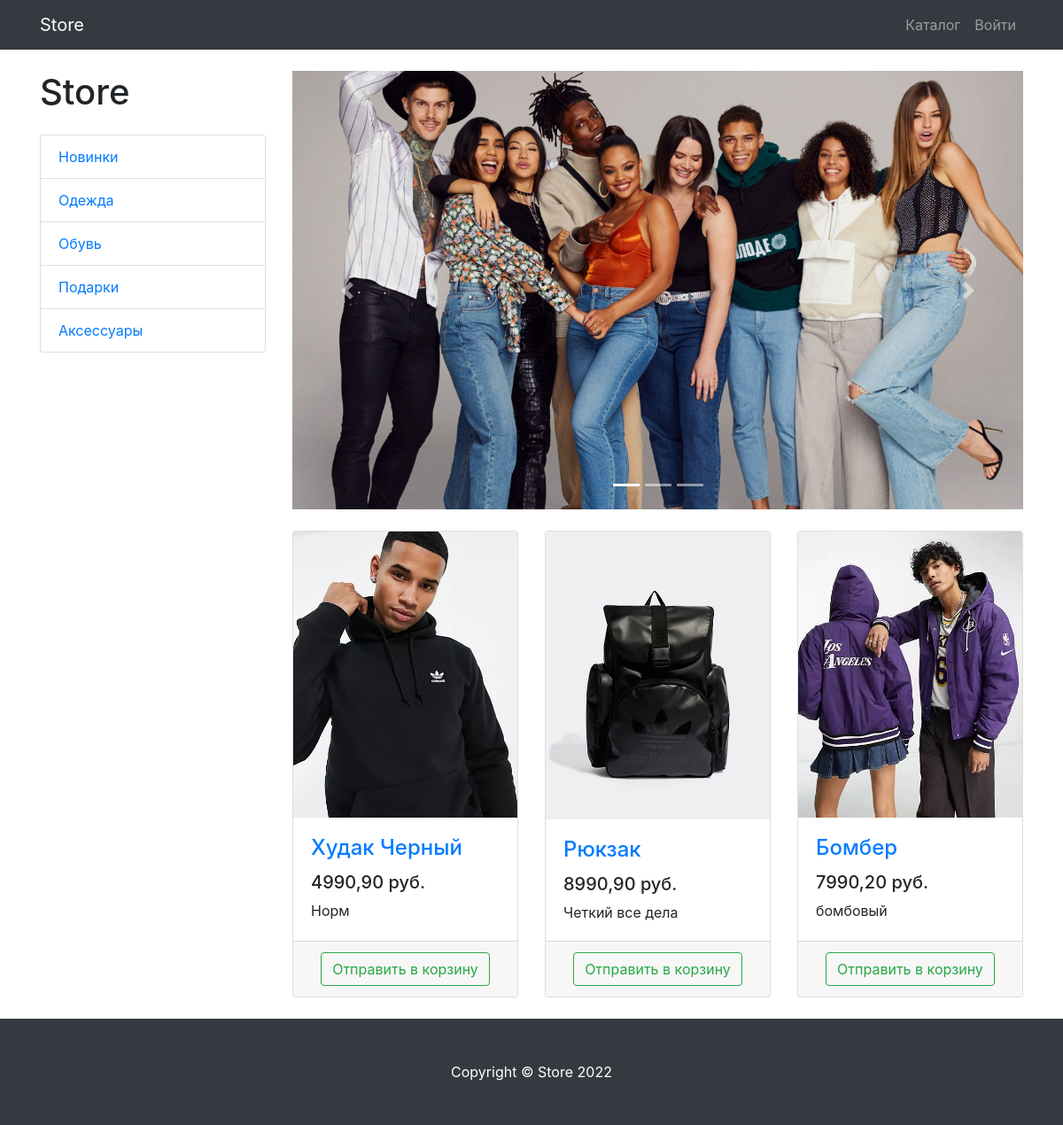
Screenshot of /products/ with the database file from the repository.
### products/models.py (models this page shows, shortened)
class Categories(models.Model):
    name = models.CharField(max_length=100, unique=True)
    description = models.TextField(blank=True, null=True)
    class Meta:
        verbose_name = 'Категорию'
        verbose_name_plural = 'Категории     '

class Products(models.Model):
    name = models.CharField(max_length=100)
    description = models.TextField()
    price = models.DecimalField(max_digits=10, decimal_places=2)
    quantity = models.PositiveIntegerField(default=0)
    image = models.ImageField(upload_to='products_images')
    category = models.ForeignKey(to=Categories, on_delete=models.CASCADE)
    class Meta:
        verbose_name = 'Товар'
        verbose_name_plural = 'Товары'

### products/views.py (the view)
# urls.py: path('', ProductsListView.as_view(), name='product'),
class ProductsListView(ListView):
    model = Products
    template_name = 'products/products.html'
    paginate_by = 3
    def get_queryset(self):
        queryset = super(ProductsListView, self).get_queryset()
        category_id = self.kwargs.get('category_id')
        return queryset.filter(category_id=category_id) if category_id else queryset
    def get_context_data(self, *, object_list=None, **kwargs):
        context = super(ProductsListView, self).get_context_data()
        context['title'] = 'Store - Каталог'
        context['categories'] = Categories.objects.all()
        return context

### products/templates/products/products.html (shortened to what this page needs)
{% extends 'products/base.html' %}
{% load static %}
{% block css %}
    <link href="{% static 'vendor/css/products.css' %}" rel="stylesheet">
{% endblock %}
{% block content %}
    <div class="container">
    <div class="row">
        <div class="col-lg-3">
            <h1 class="my-4">Store</h1>
            <div class="list-group">
                {% for cat in categories %}
                    <a href="{% url 'products:category' cat.id %}" class="list-group-item">{{ cat.name }}</a>
                {% endfor %}
            </div>
        </div>
        <div class="col-lg-9">
            <div id="carouselExampleIndicators" class="carousel slide my-4" data-ride="carousel">
                <ol class="carousel-indicators">
                    <li data-target="#carouselExampleIndicators" data-slide-to="0" class="active"></li>
                    <li data-target="#carouselExampleIndicators" data-slide-to="1"></li>
                    <li data-target="#carouselExampleIndicators" data-slide-to="2"></li>
                </ol>
                <div class="carousel-inner" role="listbox">
                    <div class="carousel-item active">
                        <img class="d-block img-fluid" src="{% static 'vendor/img/slides/slide-1.jpg' %}" alt="First slide">
                    </div>
                </div>
                <a class="carousel-control-prev" href="#carouselExampleIndicators" role="button" data-slide="prev">
                    <span class="carousel-control-prev-icon" aria-hidden="true"></span>
                </a>
                <a class="carousel-control-next" href="#carouselExampleIndicators" role="button" data-slide="next">
                    <span class="carousel-control-next-icon" aria-hidden="true"></span>
                </a>
            </div>
            <div class="row">
                {% for product in object_list %}
                    <div class="col-lg-4 col-md-6 mb-4">
                    <div class="card h-100">
                        <a href="#">
                            <img class="card-img-top"
                                 src="{{ product.image.url }}"
                                 alt="">
                        </a>
                        <div class="card-body">
                            <h4 class="card-title">
                                <a href="#">{{ product.name}}</a>
                            </h4>
                            <h5>{{ product.price }} руб. </h5>
                            <p class="card-text">{{ product.description }}</p>
                        </div>
                        <div class="card-footer text-center">
                            <form method="post" action="{% url 'products:basket_add' product.id %}">
                                <button type="submit" class = 'btn btn-outline-success'>
                                    Отправить в корзину
                                </button>
                            </form>
                        </div>
                    </div>
                </div>
                {% endfor %}
            </div>
        </div>
    </div>
</div>
{% endblock %}
{% block footer %}
    <footer class="py-5 bg-dark">
        <div class="container">
            <p class="m-0 text-center text-white">Copyright &copy; Store 2022</p>
        </div>
    </footer>
{% endblock %}

### products/templates/products/base.html (shortened to what this page needs)
{%  load static %}
<!DOCTYPE html>
<html lang="en">
<head>
    <link href="{% static 'vendor/bootstrap/css/bootstrap.min.css' %}" rel="stylesheet">
    {% block css %} {% endblock %}
</head>
<body>
<nav class="navbar navbar-expand-lg navbar-dark bg-dark fixed-top">
    <div class="container">
        <a class="navbar-brand" href="{% url 'index' %}">Store</a>
        <div class="collapse navbar-collapse" id="navbarResponsive">
            <ul class="navbar-nav ml-auto">
                <li class="nav-item">
                    <a class="nav-link" href="{% url 'products:product' %}">Каталог  </a>
                </li>
                {% if user.is_authenticated %}
                    <li class="nav-item dropdown">
                    <a class="nav-link dropdown-toggle" href="#" id="navbarDropdown" role="button"
                       data-bs-toggle="dropdown" aria-expanded="false">
                        <i class="fas fa-user-circle"></i>
                    </a>
                    <ul class="dropdown-menu" aria-labelledby="navbarDropdown">
                        <li>
                            <a class="dropdown-item" href="{% url 'users:profile' %}">Профиль</a>
                        </li>
                        <li><a class="dropdown-item" href="orders/orders.html">Заказы</a></li>
                        {% if user.is_superuser or user.is_staff %}
                            <li><a class="dropdown-item" href="{% url 'admin:index' %}">Админ-панель</a></li>
                        {% endif %}
                        <li>
                            <hr class="dropdown-divider">
                        </li>
                        <li>
                            <a class="dropdown-item" href="{% url 'users:logout' %}">
                                Выйти
                            </a>
                        </li>
                    </ul>
                </li>
                {% else %}
                    <li class="nav-item">
                        <a class="nav-link" href="{% url 'users:login' %}">Войти </a>
                    </li>
                {% endif %}
            </ul>
        </div>
    </div>
</nav>
{% block content %} {% endblock %}
{% block footer %} {% endblock %}
</body>
</html>

### rows the page displays
Categories: name "Новинки"
Categories: name "Одежда"
Categories: name "Обувь"
Categories: name "Подарки"
Categories: name "Аксессуары"
Products: image (picture), name "Худак Черный", price "4990,90", description "Норм"
Products: image (picture), name "Рюкзак", price "8990,90", description "Четкий все дела"
Products: image (picture), name "Бомбер", price "7990,20", description "бомбовый"
